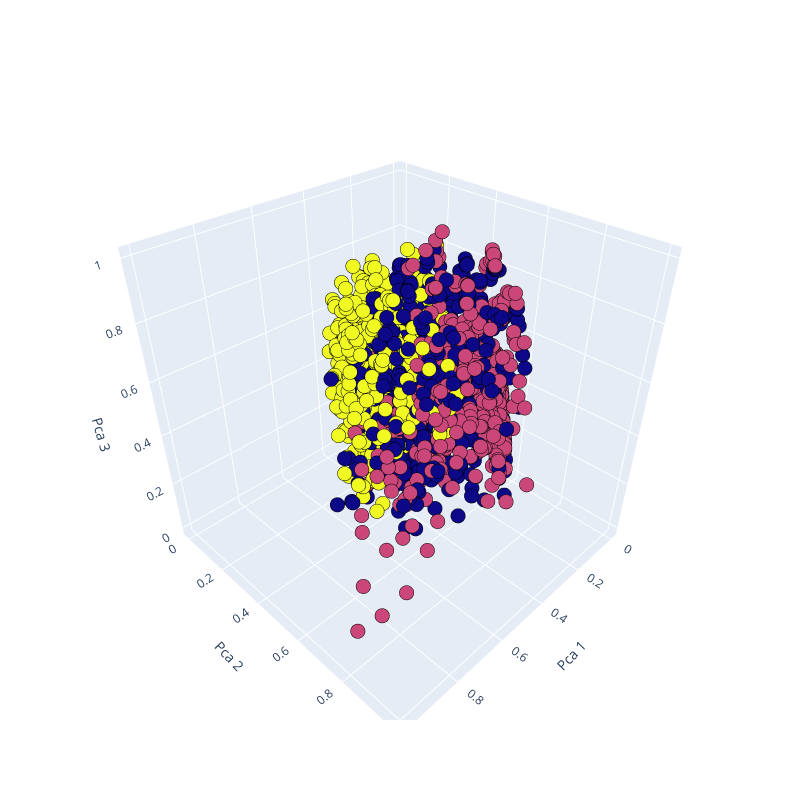

The notebook cell this image was saved under:
### Code cell
# 3d scatterplot using plotly
Scene = dict(xaxis = dict(title  = 'Pca 1'),yaxis = dict(title  = 'Pca 2'),zaxis = dict(title  = 'Pca 3'))

# model.labels_ is nothing but the predicted clusters i.e y_clusters
labels = kmedoids.labels_
trace = go.Scatter3d(x=results_3d[:, 0], y=results_3d[:, 1], z=results_3d[:, 2], mode='markers',marker=dict(color = labels, size= 5, line=dict(color= 'black',width =1)))
layout = go.Layout(margin=dict(l=0,r=0),scene = Scene,height = 800,width = 800)
data = [trace]
fig = go.Figure(data = data, layout = layout)
fig.show()

### Figure 1 — Plotly figure (JSON) as saved in the notebook; plotly's stock layout.template omitted (floating-point values rounded to 4 significant figures; data arrays with more than 128 entries replaced by an {"elided": "..."} marker saying what was removed)
{"data": [{"marker": {"color": {"elided": "2916 int values"}, "line": {"color": "black", "width": 1}, "size": 5}, "mode": "markers", "type": "scatter3d", "x": {"elided": "2916 float values"}, "y": {"elided": "2916 float values"}, "z": {"elided": "2916 float values"}}], "layout": {"height": 800, "margin": {"l": 0, "r": 0}, "scene": {"xaxis": {"title": {"text": "Pca 1"}}, "yaxis": {"title": {"text": "Pca 2"}}, "zaxis": {"title": {"text": "Pca 3"}}}, "width": 800}}
